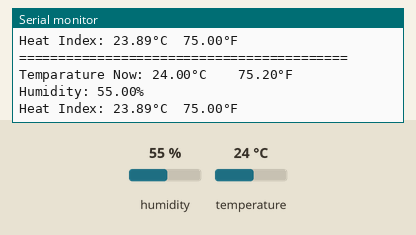
Simulated run of this sketch. Board: Arduino Uno, built with avr-gcc and run on an emulated ATmega328P. Parts: the last lines printed to the serial monitor. Inputs (shaded band) come from the test bench; at power-on: temperature 24 °C, humidity 55 %.

Above: at 4.9 s.
5.0 s: temperature set to 12 °C
At 8.25 s:
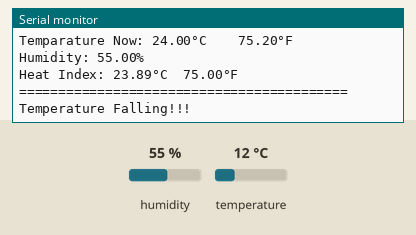
13.8 s: temperature set to 28 °C
At 16.45 s:
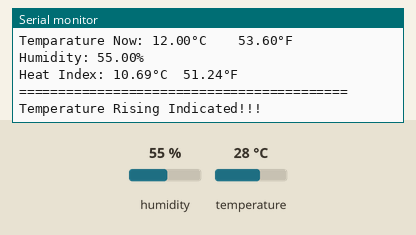
22.0 s: humidity set to 22 %
At 25.2 s:
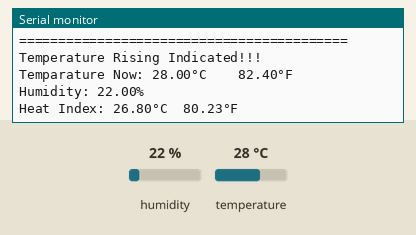
Timing chart, 0 to 26.7 s (numbered marks = the images above; inputs shaded):
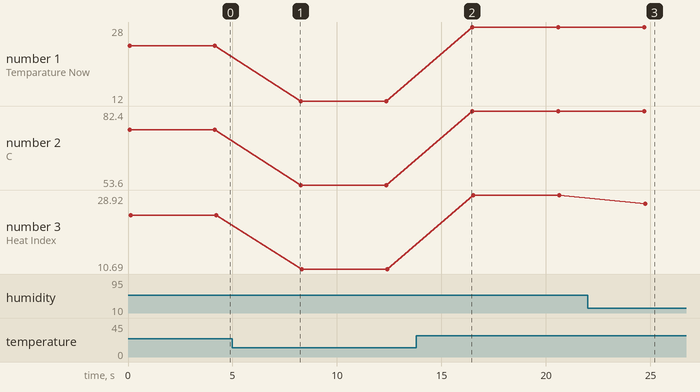

Measured:
- after the input at 5.0 s, the serial monitor: prints a new line after 3.2 s (image 1)
- after the input at 13.8 s, the serial monitor: prints a new line after 2.6 s (image 2)
- after the input at 22.0 s, the serial monitor: prints a new line after 2.7 s (image 3)
- plotted number 1: 24 → 12 after the input at 5.0 s, 12 → 28 after the input at 13.8 s
- plotted number 2: 75.2 → 53.6 after the input at 5.0 s, 53.6 → 82.4 after the input at 13.8 s
- plotted number 3: 23.89 → 10.69 after the input at 5.0 s, 10.69 → 28.92 after the input at 13.8 s, 28.92 → 26.8 after the input at 22.0 s

The sketch:

t_h_sensor_project_v2.ino
```cpp
// Include necessary libraries
#include "DHT.h"

// Set Digital pin connected to DHT seonsor
#define DHTPIN 2


// DHT22 (AOSONG AM2302)
#define DHTTYPE DHT22

/*
Initializing the DHT sensor with DHTPIN, DHTTYPE
two parameters.
*/

DHT dht(DHTPIN, DHTTYPE);

// Initialize some variables for temperature
float initial_temp = 0.0;


// setup() function
void setup(){
  Serial.begin(9600);
  Serial.println(F("Temperatue & Humidity Tracking"));

  // Begin DHT
  dht.begin();

  // Initial temprature reading
  initial_temp = getTemp("c");


} // setup function ends


// loop() function
void loop(){
 /*
  // Wait 1000 m.s = 1 sec between measurements.
  delay(4000);
  */
  // get current temperature in celcius
  float temp_celcius = getTemp("c");

  // get current temperature in fahrenheit
  float temp_fahren = getTemp("f");

  // get humidity in air
  float humidity = getTemp("h");

  // get heat index in celcius
  float hic = getTemp("hic");

  // get heat index in fahrenheit
  float hif = getTemp("hif");

  // Some calcualtion on temperature (celcius)

  float temp_change = temp_celcius - initial_temp; // store previous encountered temperature


  // Printing th eoutput in serial monitor
  Serial.print("==========================================\n");

  if(temp_change > 1.0){
    Serial.println("Temperature Rising Indicated!!!\n");
  }else if(temp_change < -2.0){
    Serial.println("Temperature Falling!!!\n");
  }else{
    Serial.println("");
  }
  // Printing Temperature
  Serial.print(F("Temparature Now: "));
  Serial.print(temp_celcius);
  Serial.print(F("°C"));
  Serial.print("    ");
  Serial.print(temp_fahren);
  Serial.print(F("°F"));

  // Printing Humidity
  Serial.print("\nHumidity: ");
  Serial.print(humidity);
  Serial.print(F("%"));

  // Print Heat Index
  Serial.print("\nHeat Index: ");
  Serial.print(hic);
  Serial.print(F("°C  "));
  Serial.print(hif);
  Serial.println(F("°F"));


// Wait 1000 m.s = 1 sec between measurements.
// Delay n seconds before next reading
  delay(4000);

} // Loop function ends


// Custom function for getting temperature
float getTemp(String request){
    // Reading of temperature or humidity takes about 250 miliseconds.

  // read humidity
  float humidity = dht.readHumidity();

  // read temperature as celcius (as default)
  float temp_celcius = dht.readTemperature();

  // read temperature as fahrenheit
  // set parameter (isFahrenheit = true)
  float temp_fahren = dht.readTemperature(true);

  // Check the failure of reading from sensor;
  // to return and check again for the reading.
  if (isnan(humidity) || isnan(temp_celcius) || isnan(temp_fahren)){
    Serial.println(F("Unable read temperature and humidity!\nTrying again..."));
    return;
  }

  // Computing the heat index in Fahrenheit (the default)
  float heat_index_fahren = dht.computeHeatIndex(temp_fahren, humidity);

  // Computing head index in celcius
  // set parameter isFahrenheit = false
  float heat_index_celcius = dht.computeHeatIndex(temp_celcius, humidity, false);

  // Respond to requests
  if(request == "c"){
    return temp_celcius; // return temperature in celcius
  }else if(request == "f"){
    return temp_fahren; // return temperature in fahrenheit
  }else if(request == "h"){
    return humidity;  // return humidity in air
  }else if(request == "hic"){
    return heat_index_celcius; // return heat index in celcius
  }else if(request == "hif"){
    return heat_index_fahren; // return heat index in fahrenheit
  }else{
    return 0.00; // Return no response if no request.
  }


} // getTemp function ends

// video of robojax on DHT22 sensor: https://www.youtube.com/watch?v=oi_GPSLjgBY
```
